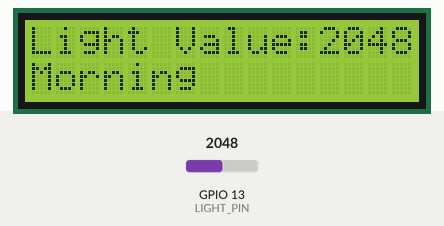
A sketch run on a simulated ESP32. Shown: 16×2 character LCD. Inputs (shaded band) come from the test bench; at power-on: GPIO 13 (LIGHT_PIN) = 2048. What the sketch prints to the serial monitor is not drawn.

Above: at 1.2 s.
1.3 s: GPIO 13 (LIGHT_PIN) set to 528
At 2.2 s:
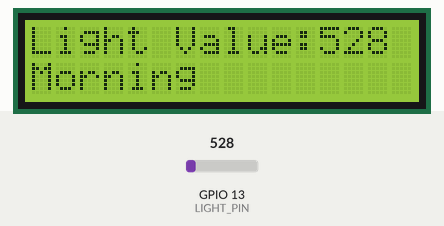
2.8 s: GPIO 13 (LIGHT_PIN) set to 447
At 3.1 s:
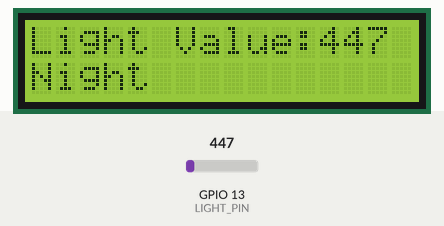
4.3 s: GPIO 13 (LIGHT_PIN) set to 540
At 5.5 s:
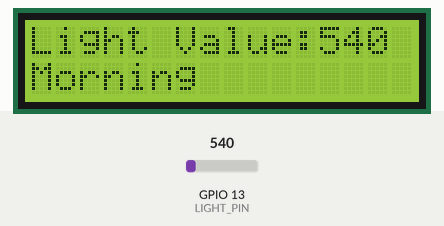
7.3 s: GPIO 13 (LIGHT_PIN) set to 1228
At 8.7 s:
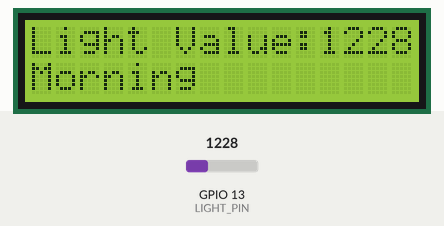
Timing chart, 0 to 10.3 s (numbered marks = the images above; inputs shaded):
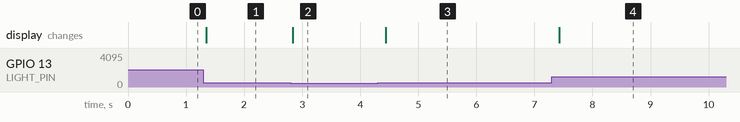

The sketch:

sketch_nov26b2.ino
```cpp
#include <Wire.h>
#include <LiquidCrystal_I2C.h>

#define SDA_PIN 26
#define SCL_PIN 25
#define LIGHT_PIN 13
#define LIGHT_THRESHOLD 500
#define DELAY_TIME 100

// 使用 F() 巨集將字串存儲在 Flash 記憶體中
const char MSG_LIGHT[] PROGMEM = "Light Value:";
const char MSG_NIGHT[] PROGMEM = "Night";
const char MSG_MORNING[] PROGMEM = "Morning";

LiquidCrystal_I2C lcd(0x27,16,2);

void setup() {
    Wire.begin(SDA_PIN, SCL_PIN);
    lcd.init();
    lcd.backlight();

    pinMode(LIGHT_PIN, INPUT);
    Serial.begin(9600);
}

void loop() {
    static uint16_t light_value;  // 使用 uint16_t 替代 int

    light_value = analogRead(LIGHT_PIN);

    lcd.clear();
    lcd.setCursor(0,0);
    lcd.print(F("Light Value:"));  // 使用 F() 巨集
    lcd.print(light_value);

    lcd.setCursor(0,1);
    lcd.print(light_value < LIGHT_THRESHOLD ? F("Night") : F("Morning"));

    Serial.println(light_value);

    delay(DELAY_TIME);
}
```

Measured:
- the behaviour switches between 500 and 499 on GPIO 13 (LIGHT_PIN) (found by bisection; images 1 and 2)
- after the input at 1.3 s, the display: changes at once (image 1)
- after the input at 2.8 s, the display: changes at once (image 2)
- after the input at 4.3 s, the display: changes after 0.14 s (image 3)
- after the input at 7.3 s, the display: changes after 0.13 s (image 4)
